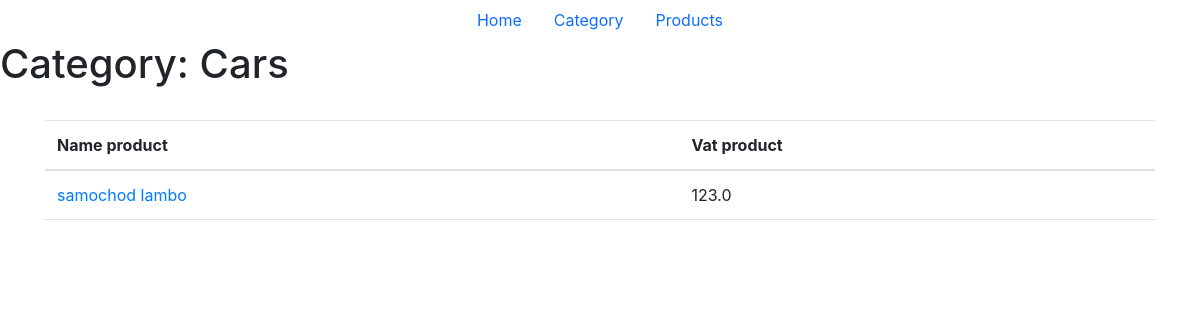
Before: /category/cars/ with the older database file.
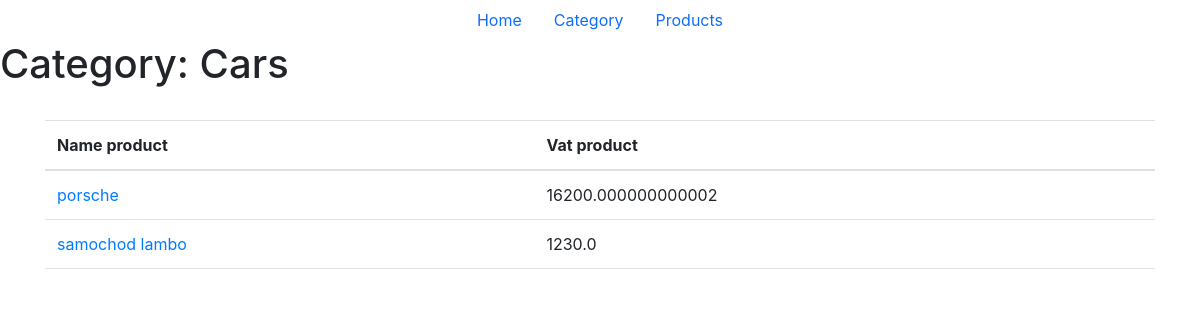
After: the same page with the newer database file.
### cinema_app/models.py (models this page shows, shortened)
class Category(models.Model):
    category_name = models.CharField(max_length=64)
    slug = models.SlugField(max_length=64, unique=True)

class Product(models.Model):
    VAT = [(0.23, '0.23'),
           (0.08, '0.08'),
           (0.05, '0.05'),
           (0, '0'),]
    name = models.CharField(max_length=128)
    description = models.TextField()
    price = models.FloatField()
    vat = models.FloatField(choices=VAT)
    stock = models.PositiveIntegerField()
    categories = models.ManyToManyField(Category)

### cinema_app/views.py (the view)
# urls.py: path('category/<slug:slug>/', category_view, name='category'),
def category_view(request, slug):
    category = Category.objects.get(slug=slug)
    products = Product.objects.filter(categories=category).order_by('name')
    for product in products:
        product.price_brutto = product.price * (1 + product.vat)
    context = {'products': products, 'category': category}
    return render(request, 'category/category_detail.html', context)

### templates/category/category_detail.html (shortened to what this page needs)
{%extends 'base.html'%}
{%block body%}
<h1>Category: {{category.category_name}}</h1>
<br>
<div class="container">
    <table class="table">
        <thead>
            <tr>
                <th>Name product</th>
                <th>Vat product</th>
            </tr>
        </thead>
        <tbody>
            {%for product in products %}
            <tr>
                <td><a href="{% url 'product' product.pk%}">{{product.name}}</a></td>
                <td>{{ product.price_brutto}}</td>
            </tr>
            {%endfor %}
        </tbody>
    </table>
</div>
{%endblock body%}

### templates/base.html (shortened to what this page needs)
<!DOCTYPE html>
<html lang="en">
<head>
    <link href="https://cdn.jsdelivr.net/npm/bootstrap@5.2.3/dist/css/bootstrap.min.css" rel="stylesheet">
    <link rel="stylesheet" href="https://cdn.jsdelivr.net/npm/bootstrap@4.0.0/dist/css/bootstrap.min.css">
</head>
<body>
    <ul class="nav justify-content-center">
        <li class="nav-item">
          <a class="nav-link active" href="{% url 'home'%}">Home</a>
        </li>
        <li class="nav-item">
          <a class="nav-link" href="{% url 'categories'%}">Category</a>
        </li>
        <li class="nav-item">
          <a class="nav-link" href="{%url 'product_list'%}">Products</a>
        </li>
    </ul>
    {%block body%}{%endblock body%}
</body>
</html>

Changed rows visible on the page:
added Product: name "porsche", price_brutto "16200.000000000002"
changed Product "samochod lambo": price_brutto "123.0" → "1230.0"
